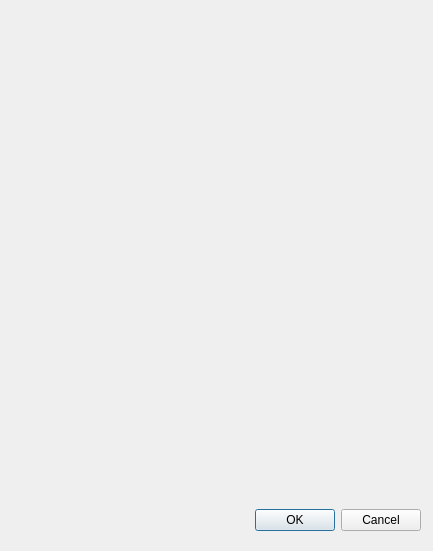
<?xml version="1.0" encoding="UTF-8"?>
<ui version="4.0">
 <class>Box2dDialog</class>
 <widget class="QDialog" name="Box2dDialog">
  <property name="geometry">
   <rect>
    <x>0</x>
    <y>0</y>
    <width>433</width>
    <height>551</height>
   </rect>
  </property>
  <property name="windowTitle">
   <string>Dialog</string>
  </property>
  <widget class="QDialogButtonBox" name="buttonBox">
   <property name="geometry">
    <rect>
     <x>10</x>
     <y>500</y>
     <width>411</width>
     <height>41</height>
    </rect>
   </property>
   <property name="orientation">
    <enum>Qt::Horizontal</enum>
   </property>
   <property name="standardButtons">
    <set>QDialogButtonBox::Cancel|QDialogButtonBox::Ok</set>
   </property>
  </widget>
  <widget class="QWidget" name="gridLayoutWidget">
   <property name="geometry">
    <rect>
     <x>10</x>
     <y>10</y>
     <width>411</width>
     <height>471</height>
    </rect>
   </property>
   <layout class="QGridLayout" name="gridLayout"/>
  </widget>
 </widget>
 <resources/>
 <connections>
  <connection>
   <sender>buttonBox</sender>
   <signal>accepted()</signal>
   <receiver>Box2dDialog</receiver>
   <slot>accept()</slot>
   <hints>
    <hint type="sourcelabel">
     <x>248</x>
     <y>254</y>
    </hint>
    <hint type="destinationlabel">
     <x>157</x>
     <y>274</y>
    </hint>
   </hints>
  </connection>
  <connection>
   <sender>buttonBox</sender>
   <signal>rejected()</signal>
   <receiver>Box2dDialog</receiver>
   <slot>reject()</slot>
   <hints>
    <hint type="sourcelabel">
     <x>316</x>
     <y>260</y>
    </hint>
    <hint type="destinationlabel">
     <x>286</x>
     <y>274</y>
    </hint>
   </hints>
  </connection>
 </connections>
</ui>
